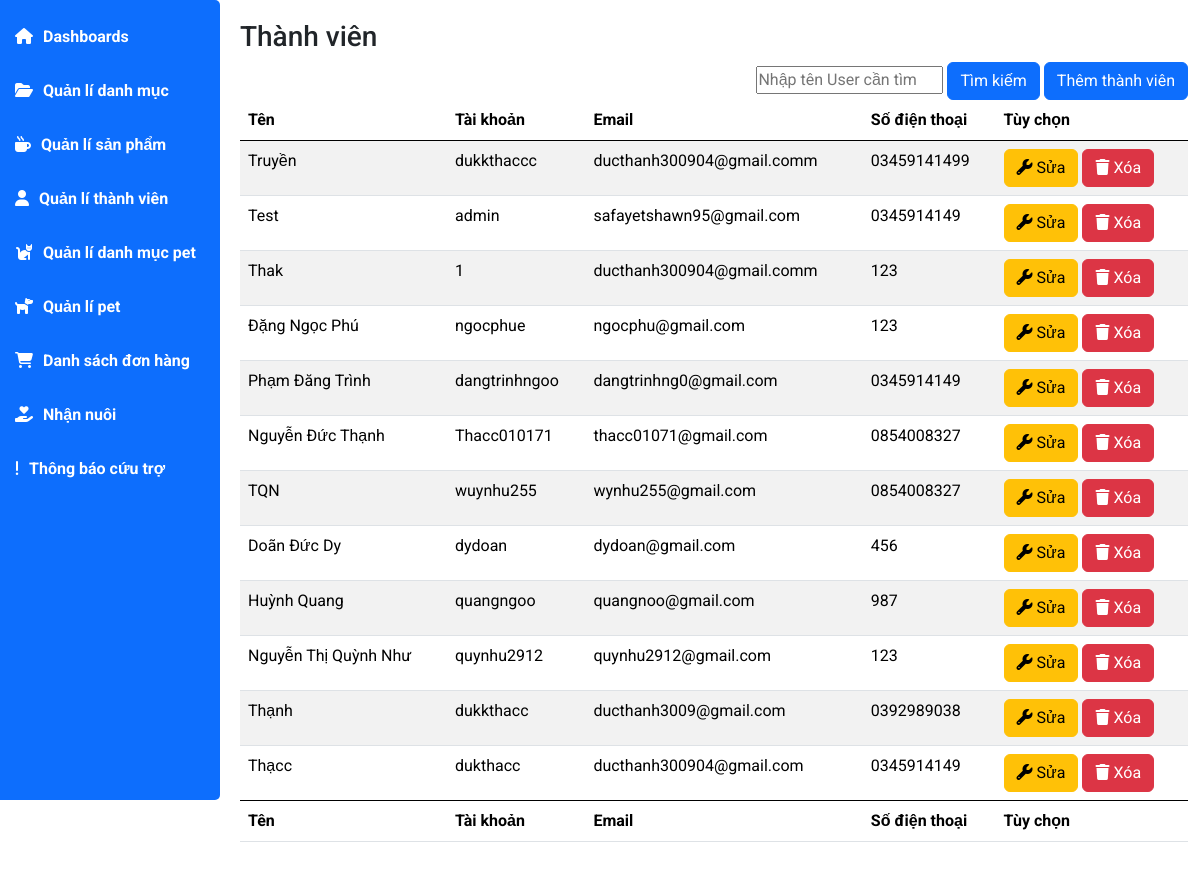
/admin/index.php?act=listusers, run on the app's committed database.
### tables this page shows
CREATE TABLE `tbl_user` (
  `idUser` int(11) NOT NULL,
  `tenUser` varchar(255) NOT NULL,
  `accountUser` varchar(255) NOT NULL,
  `passUser` varchar(255) NOT NULL,
  `emailUser` varchar(255) NOT NULL,
  `addressUser` text NOT NULL,
  `telUser` varchar(255) NOT NULL,
  `decen` int(11) NOT NULL
);

### model/pdo.php (called while the page is built, shortened)
<?php
function pdo_get_connection(){
    $dburl = "mysql:host=localhost;dbname=dacs2;charset=utf8";
    $username = 'root';
    $password = '';
    $conn = new PDO($dburl, $username, $password);
    $conn->setAttribute(PDO::ATTR_ERRMODE, PDO::ERRMODE_EXCEPTION);
    return $conn;
}
function pdo_query($sql){
    $sql_args = array_slice(func_get_args(), 1);
    try{
        $conn = pdo_get_connection();
        $stmt = $conn->prepare($sql);
        $stmt->execute($sql_args);
        $rows = $stmt->fetchAll();
        return $rows;
    }
    catch(PDOException $e){
        throw $e;
    }
    finally{
        unset($conn);
    }
}

### model/taikhoan.php (called while the page is built, shortened)
<?php
function loadall_taikhoan($kyw){
    $sql="SELECT * FROM tbl_user WHERE 1";
    $sql.=" ORDER BY idUser DESC";
    $listtaikhoan=pdo_query($sql);
    return $listtaikhoan;
}
?>

### admin/view/taikhoan/users.php (the view, shortened to what this page needs)
<div class="main-content">
                <h3 class="title-page">
                    Thành viên
                </h3>
                <div class="d-flex justify-content-end">
                    <form action="index.php?act=listusers" method="post">
                        <input type="text" name="kyw" placeholder="Nhập tên User cần tìm">
                        <input type="submit" value="Tìm kiếm" name="listu" class="btn btn-primary">
                        <a href="index.php?act=adduserform" class="btn btn-primary">Thêm thành viên</a>
                    </form>
                </div>
                <table id="example" class="table table-striped" style="width:100%">
                    <thead>
                        <tr>
                            <th>Tên</th>
                            <th>Tài khoản</th>
                            <th>Email</th>
                            <th>Số điện thoại</th>
                            <th>Tùy chọn</th>
                        </tr>
                    </thead>
                    <tbody>
                        <?php
                            foreach ($listtaikhoan as $taikhoan) {
                                extract($taikhoan);
                                $xoauser="index.php?act=xoauser&id=".$idUser;
                                $suauser="index.php?act=suauserform&id=".$idUser;
                                echo '<tr>
                                        <td>'.$tenUser.'</td>
                                        <td>'.$accountUser.'</td>
                                        <td>'.$emailUser.'</td>
                                        <td>'.$telUser.'</td>
                                        <td>
                                            <a href="'.$suauser.'" class="btn btn-warning"><i
                                                    class="fa-solid fa-wrench"></i> Sửa</a>
                                            <a href="'.$xoauser.'" class="btn btn-danger"><i
                                                    class="fa-solid fa-trash"></i> Xóa</a>
                                        </td>
                                    </tr>';
                            }
                        ?>
                    </tbody>
                    <tfoot>
                        <tr>
                            <th>Tên</th>
                            <th>Tài khoản</th>
                            <th>Email</th>
                            <th>Số điện thoại</th>
                            <th>Tùy chọn</th>
                        </tr>
                    </tfoot>
                </table>
            </div>
        </div>
    </div>

### admin/view/assets/css/main.css (style rules this page uses)
* { padding: 0; margin: 0; box-sizing: border-box; font-family: 'Roboto', sans-serif; }
body { background-color: #e6e6e6; }
.main-content { padding-left: 240px; padding-bottom: 20px; }
.main-content .title-page { padding-top: 20px; }

### data on the page
tbl_user: tenUser "Truyền", accountUser "dukkthaccc", emailUser "ducthanh300904@gmail.comm", telUser "03459141499"
tbl_user: tenUser "Test", accountUser "admin", emailUser "safayetshawn95@gmail.com", telUser "0345914149"
tbl_user: tenUser "Thak", accountUser "1", emailUser "ducthanh300904@gmail.comm", telUser "123"
tbl_user: tenUser "Đặng Ngọc Phú", accountUser "ngocphue", emailUser "ngocphu@gmail.com", telUser "123"
tbl_user: tenUser "Phạm Đăng Trình", accountUser "dangtrinhngoo", emailUser "dangtrinhng0@gmail.com", telUser "0345914149"
tbl_user: tenUser "Nguyễn Đức Thạnh", accountUser "Thacc010171", emailUser "thacc01071@gmail.com", telUser "0854008327"
tbl_user: tenUser "TQN", accountUser "wuynhu255", emailUser "wynhu255@gmail.com", telUser "0854008327"
tbl_user: tenUser "Doãn Đức Dy", accountUser "dydoan", emailUser "dydoan@gmail.com", telUser "456"
tbl_user: tenUser "Huỳnh Quang", accountUser "quangngoo", emailUser "quangnoo@gmail.com", telUser "987"
tbl_user: tenUser "Nguyễn Thị Quỳnh Như", accountUser "quynhu2912", emailUser "quynhu2912@gmail.com", telUser "123"
tbl_user: tenUser "Thạnh", accountUser "dukkthacc", emailUser "ducthanh3009@gmail.com", telUser "0392989038"
tbl_user: tenUser "Thạcc", accountUser "dukthacc", emailUser "ducthanh300904@gmail.com", telUser "0345914149"
